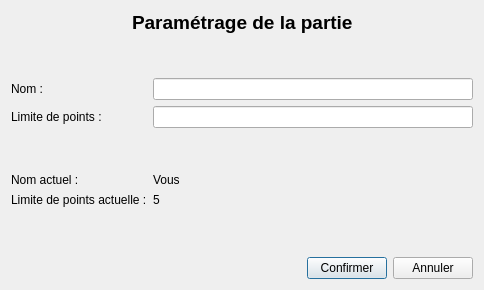
<?xml version="1.0" encoding="UTF-8"?>
<ui version="4.0">
 <class>FenetreParametrage</class>
 <widget class="QDialog" name="FenetreParametrage">
  <property name="geometry">
   <rect>
    <x>0</x>
    <y>0</y>
    <width>484</width>
    <height>290</height>
   </rect>
  </property>
  <property name="windowTitle">
   <string>Dialog</string>
  </property>
  <layout class="QFormLayout" name="formLayout_2">
   <item row="1" column="0" colspan="2">
    <layout class="QHBoxLayout" name="horizontalLayout_2">
     <item>
      <layout class="QGridLayout" name="gridLayout">
       <item row="4" column="0">
        <spacer name="verticalSpacer">
         <property name="orientation">
          <enum>Qt::Vertical</enum>
         </property>
         <property name="sizeHint" stdset="0">
          <size>
           <width>20</width>
           <height>40</height>
          </size>
         </property>
        </spacer>
       </item>
       <item row="3" column="1">
        <widget class="QLineEdit" name="SLimite">
         <property name="maxLength">
          <number>3</number>
         </property>
         <property name="placeholderText">
          <string/>
         </property>
        </widget>
       </item>
       <item row="3" column="0">
        <widget class="QLabel" name="label">
         <property name="text">
          <string>Limite de points :</string>
         </property>
        </widget>
       </item>
       <item row="5" column="1">
        <widget class="QLabel" name="LNom">
         <property name="text">
          <string>Vous</string>
         </property>
        </widget>
       </item>
       <item row="5" column="0">
        <widget class="QLabel" name="label_3">
         <property name="text">
          <string>Nom actuel :</string>
         </property>
        </widget>
       </item>
       <item row="2" column="1">
        <widget class="QLineEdit" name="SNom">
         <property name="inputMask">
          <string/>
         </property>
         <property name="maxLength">
          <number>12</number>
         </property>
         <property name="placeholderText">
          <string/>
         </property>
        </widget>
       </item>
       <item row="6" column="0">
        <widget class="QLabel" name="label_4">
         <property name="text">
          <string>Limite de points actuelle :</string>
         </property>
        </widget>
       </item>
       <item row="2" column="0">
        <widget class="QLabel" name="label_2">
         <property name="text">
          <string>Nom :</string>
         </property>
        </widget>
       </item>
       <item row="6" column="1">
        <widget class="QLabel" name="LLimite">
         <property name="text">
          <string>5</string>
         </property>
        </widget>
       </item>
       <item row="1" column="0">
        <spacer name="verticalSpacer_2">
         <property name="orientation">
          <enum>Qt::Vertical</enum>
         </property>
         <property name="sizeHint" stdset="0">
          <size>
           <width>20</width>
           <height>40</height>
          </size>
         </property>
        </spacer>
       </item>
      </layout>
     </item>
    </layout>
   </item>
   <item row="0" column="0" colspan="2">
    <layout class="QHBoxLayout" name="horizontalLayout">
     <item>
      <spacer name="horizontalSpacer">
       <property name="orientation">
        <enum>Qt::Horizontal</enum>
       </property>
       <property name="sizeHint" stdset="0">
        <size>
         <width>40</width>
         <height>20</height>
        </size>
       </property>
      </spacer>
     </item>
     <item>
      <widget class="QLabel" name="label_7">
       <property name="font">
        <font>
         <pointsize>14</pointsize>
         <weight>75</weight>
         <bold>true</bold>
        </font>
       </property>
       <property name="text">
        <string>Paramétrage de la partie</string>
       </property>
      </widget>
     </item>
     <item>
      <spacer name="horizontalSpacer_2">
       <property name="orientation">
        <enum>Qt::Horizontal</enum>
       </property>
       <property name="sizeHint" stdset="0">
        <size>
         <width>40</width>
         <height>20</height>
        </size>
       </property>
      </spacer>
     </item>
    </layout>
   </item>
   <item row="3" column="0" colspan="2">
    <layout class="QHBoxLayout" name="horizontalLayout_3">
     <item>
      <spacer name="horizontalSpacer_3">
       <property name="orientation">
        <enum>Qt::Horizontal</enum>
       </property>
       <property name="sizeHint" stdset="0">
        <size>
         <width>40</width>
         <height>20</height>
        </size>
       </property>
      </spacer>
     </item>
     <item>
      <widget class="QPushButton" name="BConfirmer">
       <property name="text">
        <string>Confirmer</string>
       </property>
      </widget>
     </item>
     <item>
      <widget class="QPushButton" name="BAnnuler">
       <property name="text">
        <string>Annuler</string>
       </property>
      </widget>
     </item>
    </layout>
   </item>
   <item row="2" column="0" colspan="2">
    <spacer name="verticalSpacer_3">
     <property name="orientation">
      <enum>Qt::Vertical</enum>
     </property>
     <property name="sizeHint" stdset="0">
      <size>
       <width>20</width>
       <height>40</height>
      </size>
     </property>
    </spacer>
   </item>
  </layout>
 </widget>
 <tabstops>
  <tabstop>SNom</tabstop>
  <tabstop>SLimite</tabstop>
  <tabstop>BConfirmer</tabstop>
  <tabstop>BAnnuler</tabstop>
 </tabstops>
 <resources/>
 <connections/>
</ui>
